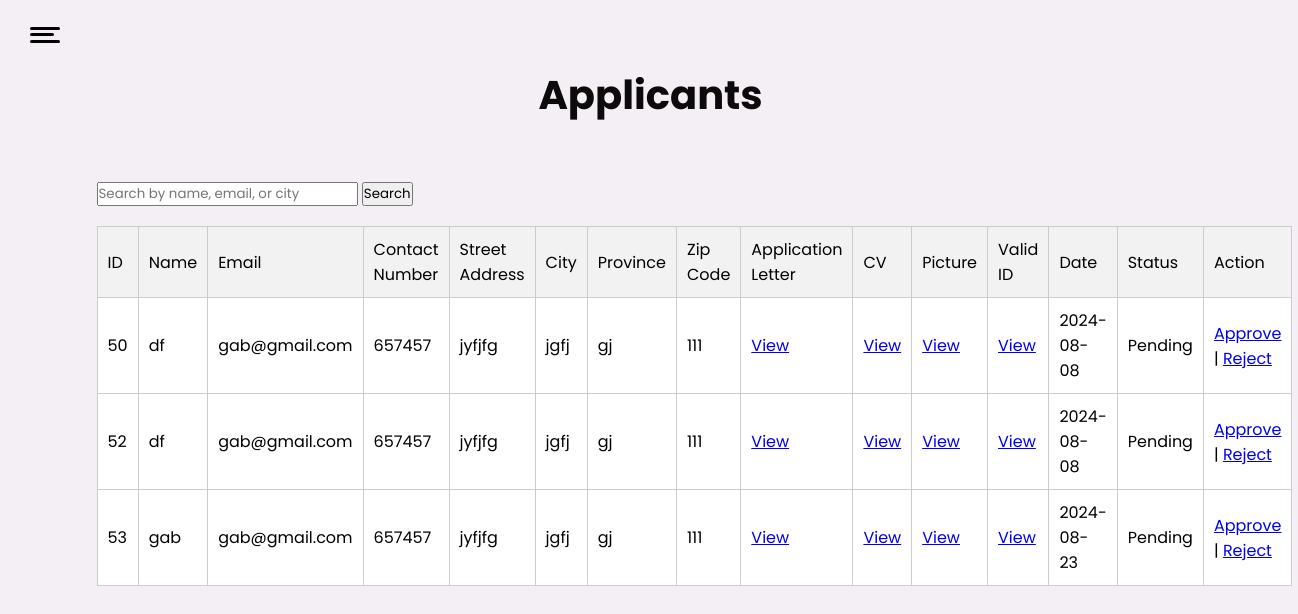
Page /admin01/index.php?users (signed in) on the committed database.
### tables this page shows
CREATE TABLE `contbl` (
  `id` int(2) NOT NULL,
  `firstName` varchar(55) NOT NULL,
  `lastName` varchar(55) NOT NULL,
  `email` varchar(55) NOT NULL,
  `conNum` bigint(15) NOT NULL,
  `streetAddress` varchar(55) NOT NULL,
  `city` varchar(55) NOT NULL,
  `province` varchar(55) NOT NULL,
  `zipCode` int(7) NOT NULL,
  `country` varchar(55) NOT NULL,
  `appLetter` varchar(255) NOT NULL,
  `cv` varchar(255) NOT NULL,
  `picture` varchar(255) NOT NULL,
  `valId` varchar(255) NOT NULL,
  `date` varchar(20) NOT NULL,
  `status` tinyint(1) NOT NULL
);

### admin01/Pages/lists_applications.php (the view, shortened to what this page needs)
<?php
$servername = "localhost";
$username = "root";
$password = "";
$dbname = "contest";
$conn = new mysqli($servername, $username, $password, $dbname);
$sql = "SELECT * FROM contbl where status = 0";
$result = $conn->query($sql);
?>
<!DOCTYPE html>
<html lang="en">
<head>
    <link rel="stylesheet" href="style.css">
</head>
<body>
    <div class="applicant-container">
        <h1 style="text-align: center;" class="label-dashboard" >Applicants</h1>
        <form id="searchForm">
    <input type="text" id="searchInput" placeholder="Search by name, email, or city">
    <button type="submit">Search</button>
</form>
        <table>
            <thead>
                <tr>
                    <th>ID</th>
                    <th>Name</th>
                    <th>Email</th>
                    <th>Contact Number</th>
                    <th>Street Address</th>
                    <th>City</th>
                    <th>Province</th>
                    <th>Zip Code</th>
                    <th>Application Letter</th>
                    <th>CV</th>
                    <th>Picture</th>
                    <th>Valid ID</th>
                    <th>Date</th>
                    <th>Status</th>
                    <th>Action</th>
                </tr>
            </thead>
            <tbody>
                <?php
                if ($result->num_rows > 0) {
                    while ($row = $result->fetch_assoc()) {
                        $status = "Pending";
                        echo "<tr>";
                        echo "<td data-label='ID'>" . $row["id"] . "</td>";
                        echo "<td data-label='Name'>" . $row["firstName"] . "</td>";
                        echo "<td data-label='Email'>" . $row["email"] . "</td>";
                        echo "<td data-label='Contact Number'>" . $row["conNum"] . "</td>";
                        echo "<td data-label='Street Address'>" . $row["streetAddress"] . "</td>";
                        echo "<td data-label='City'>" . $row["city"] . "</td>";
                        echo "<td data-label='Province'>" . $row["province"] . "</td>";
                        echo "<td data-label='Zip Code'>" . $row["zipCode"] . "</td>";
                        echo "<td data-label='Application Letter'><a href='#' onclick='openModal(\"" . $row["appLetter"] . "\")'>View</a></td>";
                        echo "<td data-label='CV'><a href='#' onclick='openModal(\"" . $row["cv"] . "\")'>View</a></td>";
                        echo "<td data-label='Picture'><a href='#' onclick='openModal(\"" . $row["picture"] . "\")'>View</a></td>";
                        echo "<td data-label='Valid ID'><a href='#' onclick='openModal(\"" . $row["valId"] . "\")'>View</a></td>";
                        echo "<td data-label='Date'>" . $row["date"] . "</td>";
                        echo "<td data-label='Status' id='status_" . $row["id"] . "'>" . $status . "</td>";
                        echo "<td data-label='Action'>
                            <a href='#' onclick='confirmAction(" . $row["id"] . ", 1)'>Approve</a> |
                            <a href='#' onclick='confirmAction(" . $row["id"] . ", 2)'>Reject</a>
                        </td>";
                        echo "</tr>";
                    }
                } else {
                    echo "<tr><td colspan='15'>No applications found</td></tr>";
                }
                ?>
            </tbody>
        </table>
    </div>
</body>
</html>

### admin01/index.php (shortened to what this page needs)
<!DOCTYPE html>
<html lang="en">
<head>
    <link rel="stylesheet" href="style.css">
    <link href='https://unpkg.com/boxicons@2.1.4/css/boxicons.min.css' rel='stylesheet'>
</head>
<body>
    <div class="left-side">
        <div class="burger-menu" id="burger-menu" onclick="openNav()">
            <div class="line1"></div>
            <div class="line2"></div>
            <div class="line3"></div>
        </div>
    </div>
    <div class="main-content">
        <?php
     if(isset($_GET['Pages/testdash.php'])){
        include 'teshdash.php';
     }elseif(isset($_GET['users'])){
        include 'Pages/lists_applications.php';
     }elseif(isset($_GET['jobs'])){
        include 'Pages/lists_instructor.php';
     }elseif(isset($_GET['announcement'])){
        include 'Pages/announcement.php';
     }elseif(isset($_GET['monitor_vids'])){
        include 'Pages/reported_videos.php';
     }elseif(isset($_GET['settings'])){
        include 'Pages/settings.php';
     }elseif(isset($_GET['Logout'])){
        header("Location:logout.php") ;
     }else{
        include 'Pages/teshdash.php';
     }
     ?>
    </div>
</body>
</html>

### admin01/style.css (style rules this page uses)
* { margin: 0; padding: 0; box-sizing: border-box; font-family: "Poppins", sans-serif; font-weight: 400; font-style: normal; }
body { background-color: #F3EFF5; }
.burger-menu { display: flex; flex-direction: column; justify-content: space-around; height: 20px; width: 30px; cursor: pointer; margin-left: 30px; margin-top: 25px; }
.line1, .line3 { height: 3px; width: 100%; background-color: black; border-radius: 10px; }
.line2 { height: 3px; width: 80%; background-color: black; border-radius: 10px; }
.main-content { width: 96%; height: 100%; background-color: #F3EFF5; margin-left: 35px; padding-right: 15px; }
.label-dashboard { color: #0D0A0B; margin-bottom: 5%; font-size: 40px; font-weight: bold; text-align: center; }

### admin01/Pages/lists_applications.php (style rules this page uses)
.applicant-container { width: 90%; margin: auto; margin-top: 20px; }
table { width: 100%; border-collapse: collapse; margin-top: 20px; }
th, td { border: 1px solid #ccc; padding: 10px; text-align: left; background-color: white; }
th { background-color: #f2f2f2; }

### rows in the picture
contbl: id "50", firstName "df", email "gab@gmail.com", conNum "657457", streetAddress "jyfjfg", city "jgfj", province "gj", zipCode "111", date "2024-08-08", status "Pending"
contbl: id "52", firstName "df", email "gab@gmail.com", conNum "657457", streetAddress "jyfjfg", city "jgfj", province "gj", zipCode "111", date "2024-08-08", status "Pending"
contbl: id "53", firstName "gab", email "gab@gmail.com", conNum "657457", streetAddress "jyfjfg", city "jgfj", province "gj", zipCode "111", date "2024-08-23", status "Pending"
